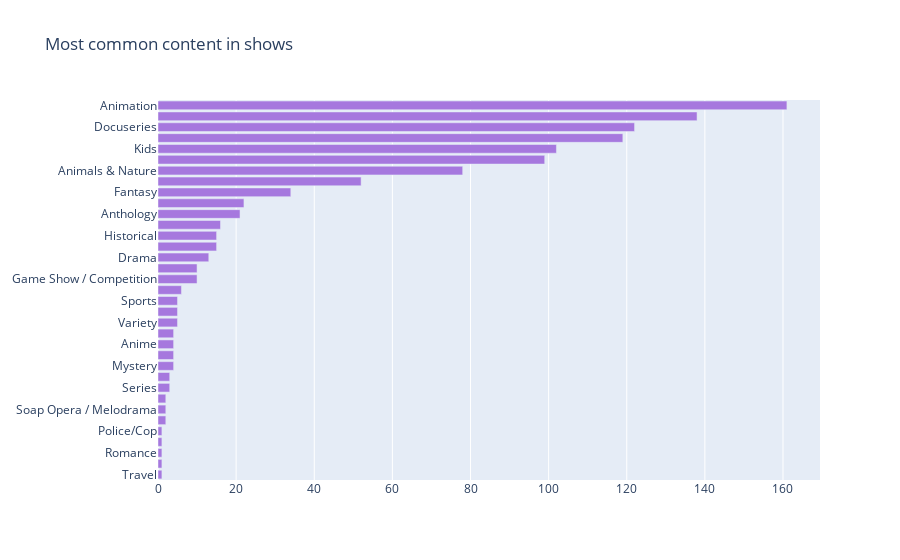

The cell this chart's notebook holds for it:
### Code cell
#Most common content on shows
col = "listed_in"
categories = ", ".join(df_shows['listed_in']).split(", ") 
counter_list=Counter(categories).most_common(50)
labels = [_[0] for _ in counter_list][::-1]
values = [_[1] for _ in counter_list][::-1]
trace=go.Bar(y=labels, x=values, orientation="h", name="TV Shows", marker=dict(color="#a678de"))
#print(type(trace))
data=[trace]
layout=go.Layout(title='Most common content in shows',legend=dict(x=0.1,y=1.1,orientation='h'))
fig=go.Figure(data,layout=layout)
fig.show()

### Figure 1 — Plotly figure (JSON) as saved in the notebook; plotly's stock layout.template omitted (floating-point values rounded to 4 significant figures)
{"data": [{"marker": {"color": "#a678de"}, "name": "TV Shows", "orientation": "h", "type": "bar", "x": [1, 1, 1, 1, 1, 2, 2, 2, 3, 3, 4, 4, 4, 4, 5, 5, 5, 6, 10, 10, 13, 15, 15, 16, 21, 22, 34, 52, 78, 99, 102, 119, 122, 138, 161], "y": ["Travel", "Spy/Espionage", "Romance", "Talk Show", "Police/Cop", "Parody", "Soap Opera / Melodrama", "Western", "Series", "Superhero", "Mystery", "Musical", "Anime", "Medical", "Variety", "Lifestyle", "Sports", "Survival", "Game Show / Competition", "Music", "Drama", "Science Fiction", "Historical", "Buddy", "Anthology", "Reality", "Fantasy", "Coming of Age", "Animals & Nature", "Family", "Kids", "Comedy", "Docuseries", "Action-Adventure", "Animation"]}], "layout": {"legend": {"orientation": "h", "x": 0.1, "y": 1.1}, "title": {"text": "Most common content in shows"}}}
